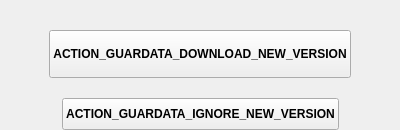
<?xml version="1.0" encoding="UTF-8"?>
<ui version="4.0">
 <class>NewVersionAvailable</class>
 <widget class="QWidget" name="NewVersionAvailable">
  <property name="geometry">
   <rect>
    <x>0</x>
    <y>0</y>
    <width>400</width>
    <height>130</height>
   </rect>
  </property>
  <property name="windowTitle">
   <string>Form</string>
  </property>
  <layout class="QVBoxLayout" name="verticalLayout_2">
   <property name="spacing">
    <number>10</number>
   </property>
   <property name="leftMargin">
    <number>0</number>
   </property>
   <property name="topMargin">
    <number>0</number>
   </property>
   <property name="rightMargin">
    <number>0</number>
   </property>
   <property name="bottomMargin">
    <number>0</number>
   </property>
   <item>
    <layout class="QVBoxLayout" name="verticalLayout">
     <item>
      <widget class="QLabel" name="label">
       <property name="font">
        <font>
         <pointsize>12</pointsize>
        </font>
       </property>
       <property name="text">
        <string/>
       </property>
       <property name="alignment">
        <set>Qt::AlignCenter</set>
       </property>
      </widget>
     </item>
     <item>
      <layout class="QHBoxLayout" name="horizontalLayout_3">
       <item>
        <spacer name="horizontalSpacer_3">
         <property name="orientation">
          <enum>Qt::Horizontal</enum>
         </property>
         <property name="sizeHint" stdset="0">
          <size>
           <width>40</width>
           <height>20</height>
          </size>
         </property>
        </spacer>
       </item>
       <item>
        <widget class="QPushButton" name="button_download">
         <property name="minimumSize">
          <size>
           <width>0</width>
           <height>48</height>
          </size>
         </property>
         <property name="font">
          <font>
           <weight>75</weight>
           <bold>true</bold>
          </font>
         </property>
         <property name="cursor">
          <cursorShape>PointingHandCursor</cursorShape>
         </property>
         <property name="layoutDirection">
          <enum>Qt::RightToLeft</enum>
         </property>
         <property name="styleSheet">
          <string notr="true"/>
         </property>
         <property name="text">
          <string>ACTION_GUARDATA_DOWNLOAD_NEW_VERSION</string>
         </property>
         <property name="iconSize">
          <size>
           <width>30</width>
           <height>30</height>
          </size>
         </property>
        </widget>
       </item>
       <item>
        <spacer name="horizontalSpacer_4">
         <property name="orientation">
          <enum>Qt::Horizontal</enum>
         </property>
         <property name="sizeHint" stdset="0">
          <size>
           <width>40</width>
           <height>20</height>
          </size>
         </property>
        </spacer>
       </item>
      </layout>
     </item>
    </layout>
   </item>
   <item>
    <layout class="QHBoxLayout" name="horizontalLayout_2">
     <property name="topMargin">
      <number>10</number>
     </property>
     <item>
      <spacer name="horizontalSpacer">
       <property name="orientation">
        <enum>Qt::Horizontal</enum>
       </property>
       <property name="sizeHint" stdset="0">
        <size>
         <width>40</width>
         <height>20</height>
        </size>
       </property>
      </spacer>
     </item>
     <item>
      <widget class="QPushButton" name="button_ignore">
       <property name="minimumSize">
        <size>
         <width>0</width>
         <height>32</height>
        </size>
       </property>
       <property name="font">
        <font>
         <weight>75</weight>
         <bold>true</bold>
        </font>
       </property>
       <property name="cursor">
        <cursorShape>PointingHandCursor</cursorShape>
       </property>
       <property name="layoutDirection">
        <enum>Qt::RightToLeft</enum>
       </property>
       <property name="styleSheet">
        <string notr="true"/>
       </property>
       <property name="text">
        <string>ACTION_GUARDATA_IGNORE_NEW_VERSION</string>
       </property>
       <property name="iconSize">
        <size>
         <width>20</width>
         <height>20</height>
        </size>
       </property>
      </widget>
     </item>
     <item>
      <spacer name="horizontalSpacer_2">
       <property name="orientation">
        <enum>Qt::Horizontal</enum>
       </property>
       <property name="sizeHint" stdset="0">
        <size>
         <width>40</width>
         <height>20</height>
        </size>
       </property>
      </spacer>
     </item>
    </layout>
   </item>
  </layout>
 </widget>
 <resources/>
 <connections/>
</ui>
